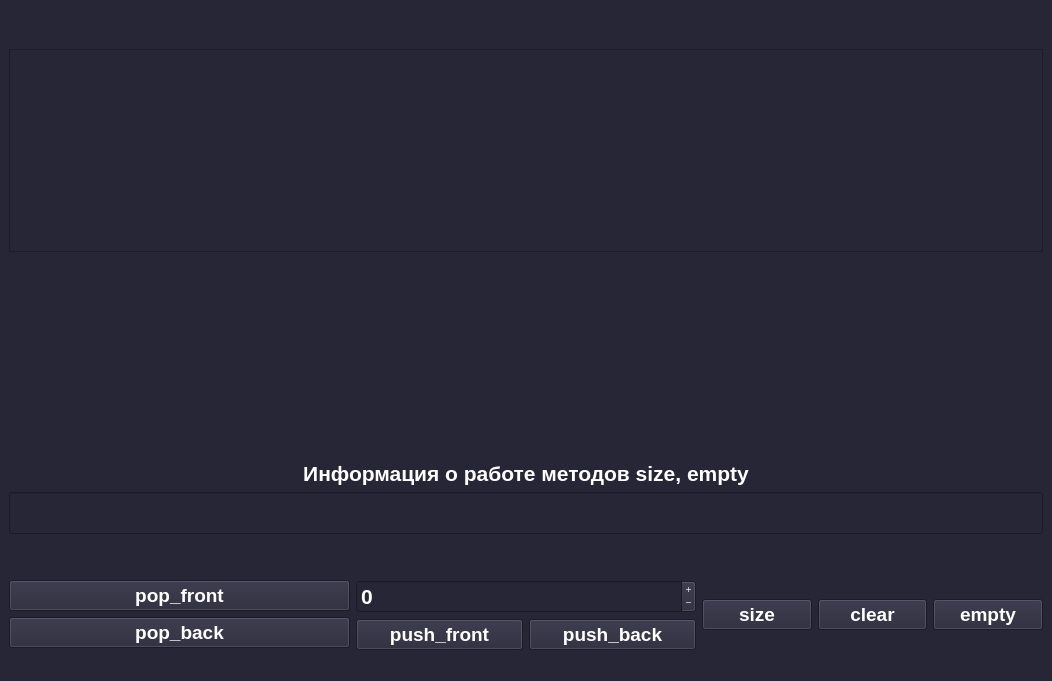
<?xml version="1.0" encoding="UTF-8"?>
<ui version="4.0">
 <class>MainWindow</class>
 <widget class="QMainWindow" name="MainWindow">
  <property name="geometry">
   <rect>
    <x>0</x>
    <y>0</y>
    <width>1052</width>
    <height>681</height>
   </rect>
  </property>
  <property name="windowTitle">
   <string>DEQUE</string>
  </property>
  <property name="styleSheet">
   <string notr="true">background-color: rgb(38, 38, 55);</string>
  </property>
  <widget class="QWidget" name="centralwidget">
   <layout class="QGridLayout" name="gridLayout">
    <item row="1" column="0">
     <widget class="QTextEdit" name="dequeEdit">
      <property name="font">
       <font>
        <pointsize>12</pointsize>
        <bold>true</bold>
       </font>
      </property>
      <property name="styleSheet">
       <string notr="true">color: rgb(255, 255, 255);</string>
      </property>
     </widget>
    </item>
    <item row="4" column="0">
     <layout class="QHBoxLayout" name="horizontalLayout_2">
      <item>
       <layout class="QVBoxLayout" name="verticalLayout_3">
        <item>
         <widget class="QPushButton" name="pop_front_Button">
          <property name="font">
           <font>
            <pointsize>14</pointsize>
            <bold>true</bold>
           </font>
          </property>
          <property name="cursor">
           <cursorShape>PointingHandCursor</cursorShape>
          </property>
          <property name="styleSheet">
           <string notr="true">color: rgb(255, 255, 255);</string>
          </property>
          <property name="text">
           <string>pop_front</string>
          </property>
         </widget>
        </item>
        <item>
         <widget class="QPushButton" name="pop_back_Button">
          <property name="font">
           <font>
            <pointsize>14</pointsize>
            <bold>true</bold>
           </font>
          </property>
          <property name="cursor">
           <cursorShape>PointingHandCursor</cursorShape>
          </property>
          <property name="styleSheet">
           <string notr="true">color: rgb(255, 255, 255);</string>
          </property>
          <property name="text">
           <string>pop_back</string>
          </property>
         </widget>
        </item>
       </layout>
      </item>
      <item>
       <layout class="QVBoxLayout" name="verticalLayout">
        <item>
         <widget class="QSpinBox" name="pushBox">
          <property name="font">
           <font>
            <pointsize>16</pointsize>
            <bold>true</bold>
           </font>
          </property>
          <property name="cursor">
           <cursorShape>UpArrowCursor</cursorShape>
          </property>
          <property name="styleSheet">
           <string notr="true">color: rgb(255, 255, 255);</string>
          </property>
          <property name="buttonSymbols">
           <enum>QAbstractSpinBox::PlusMinus</enum>
          </property>
          <property name="minimum">
           <number>-2147483647</number>
          </property>
          <property name="maximum">
           <number>2147483647</number>
          </property>
         </widget>
        </item>
        <item>
         <layout class="QHBoxLayout" name="horizontalLayout_3">
          <item>
           <widget class="QPushButton" name="push_front_Button">
            <property name="font">
             <font>
              <pointsize>14</pointsize>
              <bold>true</bold>
             </font>
            </property>
            <property name="cursor">
             <cursorShape>PointingHandCursor</cursorShape>
            </property>
            <property name="styleSheet">
             <string notr="true">color: rgb(255, 255, 255);</string>
            </property>
            <property name="text">
             <string>push_front</string>
            </property>
           </widget>
          </item>
          <item>
           <widget class="QPushButton" name="push_back_Button">
            <property name="font">
             <font>
              <pointsize>14</pointsize>
              <bold>true</bold>
             </font>
            </property>
            <property name="cursor">
             <cursorShape>PointingHandCursor</cursorShape>
            </property>
            <property name="styleSheet">
             <string notr="true">color: rgb(255, 255, 255);</string>
            </property>
            <property name="text">
             <string>push_back</string>
            </property>
           </widget>
          </item>
         </layout>
        </item>
       </layout>
      </item>
      <item>
       <layout class="QHBoxLayout" name="horizontalLayout">
        <item>
         <widget class="QPushButton" name="sizeButton">
          <property name="font">
           <font>
            <pointsize>14</pointsize>
            <bold>true</bold>
           </font>
          </property>
          <property name="cursor">
           <cursorShape>PointingHandCursor</cursorShape>
          </property>
          <property name="styleSheet">
           <string notr="true">color: rgb(255, 255, 255);</string>
          </property>
          <property name="text">
           <string>size</string>
          </property>
         </widget>
        </item>
        <item>
         <widget class="QPushButton" name="clearButton">
          <property name="font">
           <font>
            <pointsize>14</pointsize>
            <bold>true</bold>
           </font>
          </property>
          <property name="cursor">
           <cursorShape>PointingHandCursor</cursorShape>
          </property>
          <property name="styleSheet">
           <string notr="true">color: rgb(255, 255, 255);</string>
          </property>
          <property name="text">
           <string>clear</string>
          </property>
         </widget>
        </item>
        <item>
         <widget class="QPushButton" name="emptyButton">
          <property name="font">
           <font>
            <pointsize>14</pointsize>
            <bold>true</bold>
           </font>
          </property>
          <property name="cursor">
           <cursorShape>PointingHandCursor</cursorShape>
          </property>
          <property name="styleSheet">
           <string notr="true">color: rgb(255, 255, 255);</string>
          </property>
          <property name="text">
           <string>empty</string>
          </property>
         </widget>
        </item>
       </layout>
      </item>
     </layout>
    </item>
    <item row="2" column="0">
     <spacer name="verticalSpacer">
      <property name="orientation">
       <enum>Qt::Vertical</enum>
      </property>
      <property name="sizeType">
       <enum>QSizePolicy::Expanding</enum>
      </property>
      <property name="sizeHint" stdset="0">
       <size>
        <width>20</width>
        <height>60</height>
       </size>
      </property>
     </spacer>
    </item>
    <item row="0" column="0">
     <spacer name="verticalSpacer_2">
      <property name="orientation">
       <enum>Qt::Vertical</enum>
      </property>
      <property name="sizeType">
       <enum>QSizePolicy::Preferred</enum>
      </property>
      <property name="sizeHint" stdset="0">
       <size>
        <width>20</width>
        <height>40</height>
       </size>
      </property>
     </spacer>
    </item>
    <item row="3" column="0">
     <layout class="QVBoxLayout" name="verticalLayout_4">
      <item>
       <widget class="QLabel" name="label">
        <property name="font">
         <font>
          <pointsize>16</pointsize>
          <bold>true</bold>
         </font>
        </property>
        <property name="styleSheet">
         <string notr="true">color: rgb(255, 255, 255);</string>
        </property>
        <property name="text">
         <string>Информация о работе методов size, empty</string>
        </property>
        <property name="alignment">
         <set>Qt::AlignCenter</set>
        </property>
       </widget>
      </item>
      <item>
       <widget class="QLineEdit" name="infoEdit">
        <property name="font">
         <font>
          <family>Ubuntu</family>
          <pointsize>22</pointsize>
          <italic>false</italic>
          <bold>false</bold>
         </font>
        </property>
        <property name="styleSheet">
         <string notr="true">color: rgb(255, 255, 255);</string>
        </property>
        <property name="readOnly">
         <bool>true</bool>
        </property>
       </widget>
      </item>
      <item>
       <spacer name="verticalSpacer_3">
        <property name="orientation">
         <enum>Qt::Vertical</enum>
        </property>
        <property name="sizeType">
         <enum>QSizePolicy::Preferred</enum>
        </property>
        <property name="sizeHint" stdset="0">
         <size>
          <width>20</width>
          <height>40</height>
         </size>
        </property>
       </spacer>
      </item>
     </layout>
    </item>
   </layout>
  </widget>
  <widget class="QMenuBar" name="menubar">
   <property name="geometry">
    <rect>
     <x>0</x>
     <y>0</y>
     <width>1052</width>
     <height>22</height>
    </rect>
   </property>
  </widget>
  <widget class="QStatusBar" name="statusbar"/>
 </widget>
 <resources/>
 <connections/>
</ui>
